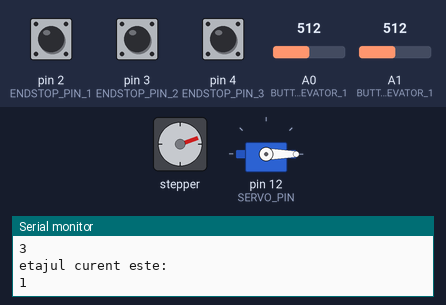
Bench run of a sketch on a simulated Arduino Uno, built with avr-gcc and run on an emulated ATmega328P. On the bench: stepper motor, servo, the last lines printed to the serial monitor. Wiring (inferred from the names in the program): stepper motor (2048 steps per turn assumed): coils pin 8, pin 9, pin 10, pin 11. The test bench sets the inputs (shaded band); at power-on: pin 4 (ENDSTOP_PIN_3) LOW, A1 (BUTTONS_PIN_INTERIOR_ELEVATOR_1) = 512, A0 (BUTTONS_PIN_EXTERIOR_ELEVATOR_1) = 512, pin 3 (ENDSTOP_PIN_2) LOW, pin 2 (ENDSTOP_PIN_1) HIGH.

Above: at 1.2 s.
1.3 s: pin 4 (ENDSTOP_PIN_3) pulled HIGH for 0.15 s
At 3.1 s:
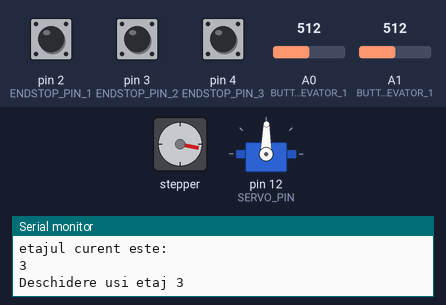
4.2 s: A1 (BUTTONS_PIN_INTERIOR_ELEVATOR_1) set to 610
7.2 s: A0 (BUTTONS_PIN_EXTERIOR_ELEVATOR_1) set to 900
At 10.1 s:
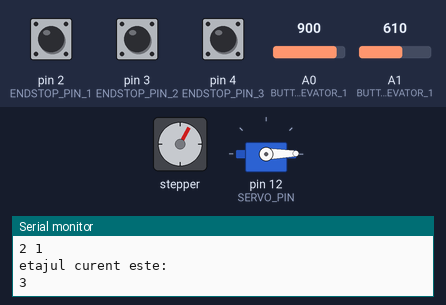
10.2 s: pin 3 (ENDSTOP_PIN_2) pulled HIGH for 0.15 s
At 12.1 s:
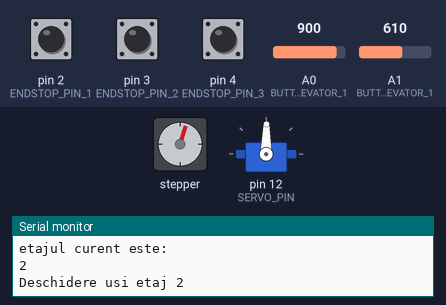
16.1 s: A1 (BUTTONS_PIN_INTERIOR_ELEVATOR_1) set to 900
Timing chart, 0 to 37.1 s (numbered marks = the images above; inputs shaded):
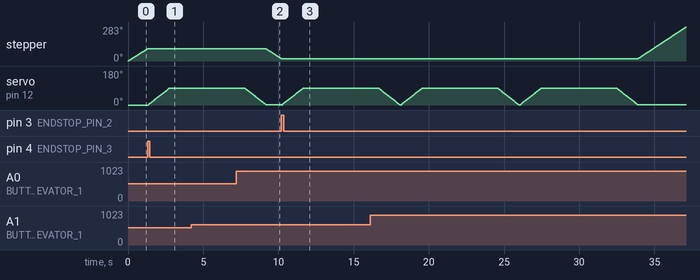

Measured:
- after the input at 1.3 s, stepper: goes on until 1.3 s, then stays 102°; servo on pin 12 (SERVO_PIN): moves from 0° to 89° over 1.4 s, starting after 0.05 s
- after the input at 4.2 s, every drawn part: stays the same
- after the input at 10.2 s, stepper: goes on until 10.2 s, then stays 18°
- by itself, stepper: keeps turning clockwise at about 79°/s

The sketch:

elevator_multiple_files.ino
```cpp
#include <Servo.h>

#include "motor.h"
#include "list_functions.h"
#include "elevator_movement.h"
#include "floor_checker.h"
#include "door_functions.h"

#define ENDSTOP_PIN_1 2
#define ENDSTOP_PIN_2 3
#define ENDSTOP_PIN_3 4
#define STEPPER_PIN_1 8
#define STEPPER_PIN_2 9
#define STEPPER_PIN_3 10
#define STEPPER_PIN_4 11
#define SERVO_PIN 12
#define BUTTONS_PIN_EXTERIOR_ELEVATOR_1 A0
#define BUTTONS_PIN_INTERIOR_ELEVATOR_1 A1

struct node
{
  int floor_number;
  struct node *link;
};

Servo servo;

int step_number = 0;
int button_state_1_exterior = 0;
int button_state_2_exterior = 0;
int button_state_3_exterior = 0;
int button_state_1_interior = 0;
int button_state_2_interior = 0;
int button_state_3_interior = 0;
int endstop_state_1 = 0;
int endstop_state_2 = 0;
int endstop_state_3 = 0;
int etaj;
int floor_1_required = 0;
int floor_2_required = 0;
int floor_3_required = 0;
int floor_1_required_from_interior = 0;
int floor_2_required_from_interior = 0;
int floor_3_required_from_interior = 0;
int number_of_elements_in_list_exterior = 0;
int number_of_elements_in_list_interior = 0;
int number_of_elements_in_list = 0;
long servo_millis = 0;
long servo_interval = 15;
long waiting_time = 5000;
long current_time = 0;
long previous_time = 0;
struct node *head = NULL;

void setup()
{
  pinMode(ENDSTOP_PIN_1, INPUT);
  pinMode(ENDSTOP_PIN_2, INPUT);
  pinMode(ENDSTOP_PIN_3, INPUT);
  pinMode(STEPPER_PIN_1, OUTPUT);
  pinMode(STEPPER_PIN_2, OUTPUT);
  pinMode(STEPPER_PIN_3, OUTPUT);
  pinMode(STEPPER_PIN_4, OUTPUT);

  servo.attach(SERVO_PIN);
  servo.write(0);

  calibrare();

  Serial.begin(9600);
}

void loop()
{
  verificare_comandare_lift();

  if (head != NULL)
  {
    if (etaj == 1)
    {
      if (head->floor_number == 1)
      {
        functions_for_list_and_printing();
        printare();
        Serial.print("Deschidere usi etaj 1\n");
        elevator_arrived();
        floor_1_required = 0;
        floor_1_required_from_interior = 0;
      }
      else if (head->floor_number == 2)
      {
        functions_for_list_and_printing();
        e1_e2();
        printare();
        Serial.print("Deschidere usi etaj 2\n");
        elevator_arrived();
        floor_2_required = 0;
        floor_2_required_from_interior = 0;
      }
      else if (head->floor_number == 3)
      {
        functions_for_list_and_printing();
        e1_e3();
        printare();
        Serial.print("Deschidere usi etaj 3\n");
        elevator_arrived();
        floor_3_required = 0;
        floor_3_required_from_interior = 0;
      }
    }
    else if (etaj == 2)
    {
      if (head->floor_number == 1)
      {
        functions_for_list_and_printing();
        e2_e1();
        printare();
        Serial.print("Deschidere usi etaj 1\n");
        elevator_arrived();
        floor_1_required = 0;
        floor_1_required_from_interior = 0;
      }
      else if (head->floor_number == 2)
      {
        functions_for_list_and_printing();
        printare();
        Serial.print("Deschidere usi etaj 2\n");
        elevator_arrived();
        floor_2_required = 0;
        floor_2_required_from_interior = 0;
      }
      else if (head->floor_number == 3)
      {
        functions_for_list_and_printing();
        e2_e3();
        printare();
        Serial.print("Deschidere usi etaj 3\n");
        elevator_arrived();
        floor_3_required = 0;
        floor_3_required_from_interior = 0;
      }
    }
    else if (etaj == 3)
    {
      if (head->floor_number == 1)
      {
        functions_for_list_and_printing();
        e3_e1();
        printare();
        Serial.print("Deschidere usi etaj 1\n");
        elevator_arrived();
        floor_1_required = 0;
        floor_1_required_from_interior = 0;
      }
      else if (head->floor_number == 2)
      {
        functions_for_list_and_printing();
        e3_e2();
        printare();
        Serial.print("Deschidere usi etaj 2\n");
        elevator_arrived();
        floor_2_required = 0;
        floor_2_required_from_interior = 0;
      }
      else if (head->floor_number == 3)
      {
        functions_for_list_and_printing();
        printare();
        Serial.print("Deschidere usi etaj 3\n");
        elevator_arrived();
        floor_3_required = 0;
        floor_3_required_from_interior = 0;
      }
    }
  }
}
```

door_functions.cpp
```cpp
#include "door_functions.h"
#include "floor_checker.h"
#include <Servo.h>

extern long servo_millis;
extern long servo_interval;
extern long waiting_time;
extern long current_time;
extern long previous_time;
extern Servo servo;

void open_door()
{
  int i = 0, ok  = 0;

  for (i = 0 ; i < 90 ; i++)
  {
    while (ok == 0)
    {
      verificare_comandare_lift();
      if (millis() - servo_millis > servo_interval)
      {
        ok = 1;
        servo_millis = millis();
        servo.write(i);
      }
    }
    ok = 0;
  }
}

void close_door()
{
  int i = 0, ok  = 0;

  for (i = 90 ; i > 0 ; i--)
  {
    while (ok == 0)
    {
      verificare_comandare_lift();
      if (millis() - servo_millis > servo_interval)
      {
        ok = 1;
        servo_millis = millis();
        servo.write(i);
      }
    }
    ok = 0;
  }
}

void waiting_time_for_pressing_floor()
{
  int ok = 0;

  verificare_comandare_lift();
  previous_time = current_time;

  while (ok == 0)
  {
    verificare_comandare_lift();
    if (millis() - previous_time > waiting_time)
    {
      ok = 1;
    }
  }
}

void elevator_arrived()
{
  open_door();
  current_time = millis();
  waiting_time_for_pressing_floor();
  close_door();
}
```

door_functions.h
```cpp
#ifndef DOOR_FUNCTIONS_H
#define DOOR_FUNCTIONS_H

#include <Arduino.h>

void open_door();
void close_door();
void waiting_time_for_pressing_floor();
void elevator_arrived();

#endif
```

elevator_movement.cpp
```cpp
#include "elevator_movement.h"
#include "motor.h"
#include "floor_checker.h"

#define ENDSTOP_PIN_1 2
#define ENDSTOP_PIN_2 3
#define ENDSTOP_PIN_3 4

extern int endstop_state_1;
extern int endstop_state_2;
extern int endstop_state_3;
extern int etaj;

void urcare()
{
  for (int a = 0 ; a < 4 ; a++)
  {
    OneStep(true);
    delay(2);
  }
}

void coborare()
{
  for (int a = 0 ; a < 4 ; a++)
  {
    OneStep(false);
    delay(2);
  }
}

void calibrare()
{
  endstop_state_1 = digitalRead(ENDSTOP_PIN_1);
  while (endstop_state_1 == LOW)
  {
    coborare();
    endstop_state_1 = digitalRead(ENDSTOP_PIN_1);
  }

  etaj = 1;
}

void e1_e2()
{
  endstop_state_2 = digitalRead(ENDSTOP_PIN_2);
  while (endstop_state_2 == LOW)
  {
    urcare();
    endstop_state_2 = digitalRead(ENDSTOP_PIN_2);
    verificare_comandare_lift();
  }
  etaj = 2;
}
void e1_e3()
{
  endstop_state_3 = digitalRead(ENDSTOP_PIN_3);
  while (endstop_state_3 == LOW)
  {
    urcare();
    endstop_state_3 = digitalRead(ENDSTOP_PIN_3);
    verificare_comandare_lift();
  }
  etaj = 3;
}

void e2_e1()
{
  endstop_state_1 = digitalRead(ENDSTOP_PIN_1);
  while (endstop_state_1 == LOW)
  {
    coborare();
    endstop_state_1 = digitalRead(ENDSTOP_PIN_1);
    verificare_comandare_lift();
  }
  etaj = 1;
}

void e2_e3()
{
  endstop_state_3 = digitalRead(ENDSTOP_PIN_3);
  while (endstop_state_3 == LOW)
  {
    urcare();
    endstop_state_3 = digitalRead(ENDSTOP_PIN_3);
    verificare_comandare_lift();
  }
  etaj = 3;
}

void e3_e1()
{
  endstop_state_1 = digitalRead(ENDSTOP_PIN_1);
  while (endstop_state_1 == LOW)
  {
    coborare();
    endstop_state_1 = digitalRead(ENDSTOP_PIN_1);
    verificare_comandare_lift();
  }
  etaj = 1;
}

void e3_e2()
{
  endstop_state_2 = digitalRead(ENDSTOP_PIN_2);
  while (endstop_state_2 == LOW)
  {
    coborare();
    endstop_state_2 = digitalRead(ENDSTOP_PIN_2);
    verificare_comandare_lift();
  }
  etaj = 2;
}
```

elevator_movement.h
```cpp
#ifndef ELEVATOR_MOVEMENT_H
#define ELEVATOR_MOVEMENT_H

#include <Arduino.h>

void urcare();
void coborare();
void calibrare();
void e1_e2();
void e1_e3();
void e2_e1();
void e2_e3();
void e3_e1();
void e3_e2();

#endif
```

floor_checker.cpp
```cpp
#include "floor_checker.h"
#include "list_functions.h"

#define BUTTONS_PIN_EXTERIOR_ELEVATOR_1 A0
#define BUTTONS_PIN_INTERIOR_ELEVATOR_1 A1

extern int button_state_1_exterior ;
extern int button_state_2_exterior;
extern int button_state_3_exterior;
extern int button_state_1_interior;
extern int button_state_2_interior;
extern int button_state_3_interior;
extern int floor_1_required;
extern int floor_2_required;
extern int floor_3_required;
extern int floor_1_required_from_interior;
extern int floor_2_required_from_interior;
extern int floor_3_required_from_interior;
extern int number_of_elements_in_list_exterior;
extern int number_of_elements_in_list_interior;
extern int number_of_elements_in_list;

void verificare_comandare_lift_exterior()
{
  //Serial.println(analogRead(BUTTONS_PIN_EXTERIOR_ELEVATOR_1));
  if (analogRead(BUTTONS_PIN_EXTERIOR_ELEVATOR_1) >= 800 && analogRead(BUTTONS_PIN_EXTERIOR_ELEVATOR_1) <= 900)
  {
    button_state_1_exterior = 1;
  }
  else if (analogRead(BUTTONS_PIN_EXTERIOR_ELEVATOR_1) >= 600 && analogRead(BUTTONS_PIN_EXTERIOR_ELEVATOR_1) <= 730)
  {
    button_state_2_exterior = 1;
  }
  else if (analogRead(BUTTONS_PIN_EXTERIOR_ELEVATOR_1) >= 450  && analogRead(BUTTONS_PIN_EXTERIOR_ELEVATOR_1) <= 550)
  {
    button_state_3_exterior = 1;
  }
  else
  {
    button_state_1_exterior = 0;
    button_state_2_exterior = 0;
    button_state_3_exterior = 0;
  }

  if (button_state_1_exterior == 1 && floor_1_required == 0)
  {
    floor_1_required = 1;
    number_of_elements_in_list++;
    number_of_elements_in_list_exterior++;
    if (number_of_elements_in_list == 1)
    {
      list_creation(1);
    }
    else
    {
      add_in_list_at_end(1);
    }
  }
  else if (button_state_2_exterior == 1 && floor_2_required == 0)
  {
    floor_2_required = 1;
    number_of_elements_in_list++;
    number_of_elements_in_list_exterior++;
    if (number_of_elements_in_list == 1)
    {
      list_creation(2);
    }
    else
    {
      add_in_list_at_end(2);
    }
  }
  else if (button_state_3_exterior == 1 && floor_3_required == 0)
  {
    floor_3_required = 1;
    number_of_elements_in_list++;
    number_of_elements_in_list_exterior++;
    if (number_of_elements_in_list == 1)
    {
      list_creation(3);
    }
    else
    {
      add_in_list_at_end(3);
    }
  }
}

void verificare_comandare_lift_interior()
{
  //Serial.println(analogRead(BUTTONS_PIN_INTERIOR_ELEVATOR_1));
  if (analogRead(BUTTONS_PIN_INTERIOR_ELEVATOR_1) >= 800 && analogRead(BUTTONS_PIN_INTERIOR_ELEVATOR_1) <= 900)
  {
    button_state_1_interior = 1;
  }
  else if (analogRead(BUTTONS_PIN_INTERIOR_ELEVATOR_1) >= 600 && analogRead(BUTTONS_PIN_INTERIOR_ELEVATOR_1) <= 730)
  {
    button_state_2_interior = 1;
  }
  else if (analogRead(BUTTONS_PIN_INTERIOR_ELEVATOR_1) >= 450  && analogRead(BUTTONS_PIN_INTERIOR_ELEVATOR_1) <= 550)
  {
    button_state_3_interior = 1;
  }
  else
  {
    button_state_1_interior = 0;
    button_state_2_interior = 0;
    button_state_3_interior = 0;
  }

  if (button_state_1_interior == 1 && floor_1_required_from_interior == 0)
  {
    number_of_elements_in_list++;
    number_of_elements_in_list_interior++;
    floor_1_required = 1;
    floor_1_required_from_interior = 1;
    if (number_of_elements_in_list == 1)
    {
      list_creation(1);
    }
    else
    {
      if(number_of_elements_in_list_interior == 1)
      {
        add_in_list_at_beginning(1);
      }
      else
      {
        add_in_list_at_specific_position(1);
      }

      if (number_of_elements_in_list_exterior > 0)
      {
        delete_specific_element_from_list(1);
      }
    }
  }
  else if (button_state_2_interior == 1 && floor_2_required_from_interior == 0)
  {
    floor_2_required = 1;
    floor_2_required_from_interior = 1;
    number_of_elements_in_list++;
    number_of_elements_in_list_interior++;
    if (number_of_elements_in_list == 1)
    {
      list_creation(2);
    }
    else
    {
      if(number_of_elements_in_list_interior == 1)
      {
        add_in_list_at_beginning(2);
      }
      else
      {
        add_in_list_at_specific_position(2);
      }

      if (number_of_elements_in_list_exterior > 0)
      {
        delete_specific_element_from_list(2);
      }
    }
  }
  else if (button_state_3_interior == 1 && floor_3_required_from_interior == 0)
  {
    floor_3_required = 1;
    floor_3_required_from_interior = 1;
    number_of_elements_in_list++;
    number_of_elements_in_list_interior++;
    if (number_of_elements_in_list == 1)
    {
      list_creation(3);
    }
    else
    {
      if(number_of_elements_in_list_interior == 1)
      {
        add_in_list_at_beginning(3);
      }
      else
      {
        add_in_list_at_specific_position(3);
      }

      if (number_of_elements_in_list_exterior > 0)
      {
        delete_specific_element_from_list(3);
      }
    }
  }
}

void verificare_comandare_lift()
{
  verificare_comandare_lift_interior();
  verificare_comandare_lift_exterior();
}
```

floor_checker.h
```cpp
#ifndef FLOOR_CHECKER_H
#define FLOOR_CHECKER_H

#include <Arduino.h>

void verificare_comandare_lift_exterior();
void verificare_comandare_lift_interior();
void verificare_comandare_lift();

#endif
```

list_functions.cpp
```cpp
#include "list_functions.h"

struct node
{
  int floor_number;
  struct node *link;
};

extern int floor_number_pressed;
extern struct node *head;
extern int number_of_elements_in_list_exterior;
extern int number_of_elements_in_list_interior;
extern int number_of_elements_in_list;
extern int etaj;

void list_creation(int floor_number_pressed)
{
  head = (struct node*) malloc(sizeof(struct node));
  head->floor_number = floor_number_pressed;
  head->link = NULL;
}

void add_in_list_at_end(int floor_number_pressed)
{
  struct node *new_element, *current_element;

  new_element = (struct node*) malloc(sizeof(struct node));
  new_element->floor_number = floor_number_pressed;
  new_element->link = NULL;

  current_element = head;

  while (current_element->link != NULL)
  {
    current_element = current_element->link;
  }

  current_element->link = new_element;
}

void delete_first_in_list()
{
  struct node *current;

  current = head;

  head = head->link;

  free(current);
  current = NULL;
}

void add_in_list_at_beginning(int floor_number_pressed)
{
  struct node *new_element;

  new_element = (struct node*) malloc(sizeof(struct node));
  new_element->floor_number = floor_number_pressed;
  new_element->link = NULL;

  new_element->link = head;
  head = new_element;
}

void delete_specific_element_from_list(int floor_number_pressed)
{
  struct node *current;
  struct node *previous;
  int pos = 0;
  int ct = 0;

  pos = number_of_elements_in_list_interior;
  ct = number_of_elements_in_list_exterior;

  current = head;
  previous = head;

  while (current->link != NULL && pos > 0)
  {
    previous = current;
    current = current->link;
    pos--;
  }

  while (ct != 0)
  {
    if (current->floor_number == floor_number_pressed)
    {
      previous->link = current->link;
      free(current);
      current = NULL;
      number_of_elements_in_list_exterior--;
      break;
    }

    previous = current;
    current = current->link;
    ct--;
  }
}

void number_of_elements_regulator()
{
  if (number_of_elements_in_list_interior > 0)
  {
    number_of_elements_in_list_interior--;
  }
  else
  {
    number_of_elements_in_list_exterior--;
  }

  number_of_elements_in_list--;
}

void printare()
{
  struct node *current;

  current = head;

  Serial.println("coada de etaje este:");

  if (current != NULL)
  {
    while (current != NULL)
    {
      Serial.print(current->floor_number);
      Serial.print(" ");
      current = current->link;
    }
  }

  Serial.print("\n");
  Serial.println("etajul curent este:");
  Serial.println(etaj);
}

void functions_for_list_and_printing()
{
  printare();
  delete_first_in_list();
  number_of_elements_regulator();
}

void add_in_list_at_specific_position(int floor_number_pressed)
{
  struct node *current;
  struct node *new_element;
  int pos = 0;
  int ct = 0;

  new_element = (struct node*) malloc(sizeof(struct node));
  new_element->floor_number = floor_number_pressed;
  new_element->link = NULL;

  pos = number_of_elements_in_list_interior;

  current = head;

  while (current->link != NULL && pos > 0)
  {
    current = current->link;
    pos--;
  }

  new_element->link = current->link;
  current->link = new_element;
}
```

list_functions.h
```cpp
#ifndef LIST_FUNCTIONS_H
#define LIST_FUNCTIONS_H

#include <Arduino.h>

void list_creation(int floor_number_pressed);
void add_in_list_at_end(int floor_number_pressed);
void delete_first_in_list();
void add_in_list_at_beginning(int floor_number_pressed);
void delete_specific_element_from_list(int floor_number_pressed);
void number_of_elements_regulator();
void printare();
void functions_for_list_and_printing();
void add_in_list_at_specific_position(int floor_number_pressed);

#endif
```

motor.h
```cpp
#ifndef MOTOR_H
#define MOTOR_H

#include <Arduino.h>

void OneStep(bool dir);

#endif
```

Source omitted: motor.cpp (1926 bytes)
